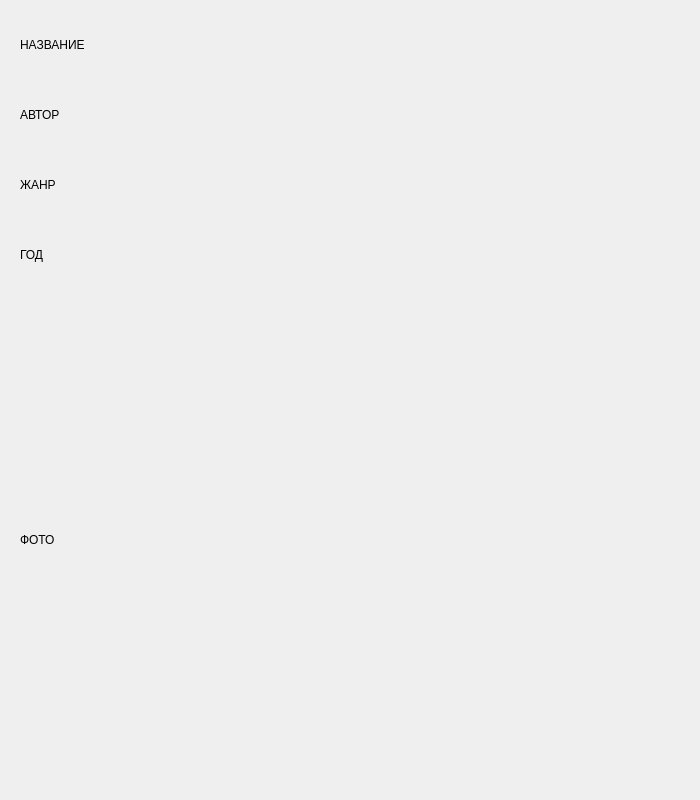
<?xml version="1.0" encoding="UTF-8"?>
<ui version="4.0">
 <class>BookInfoWindow</class>
 <widget class="QDialog" name="BookInfoWindow">
  <property name="geometry">
   <rect>
    <x>0</x>
    <y>0</y>
    <width>700</width>
    <height>800</height>
   </rect>
  </property>
  <widget class="QLabel" name="titleLabel">
   <property name="geometry">
    <rect>
     <x>20</x>
     <y>20</y>
     <width>660</width>
     <height>50</height>
    </rect>
   </property>
   <property name="text">
    <string>НАЗВАНИЕ</string>
   </property>
  </widget>
  <widget class="QLabel" name="authorLabel">
   <property name="geometry">
    <rect>
     <x>20</x>
     <y>90</y>
     <width>660</width>
     <height>50</height>
    </rect>
   </property>
   <property name="text">
    <string>АВТОР</string>
   </property>
  </widget>
  <widget class="QLabel" name="yearLabel">
   <property name="geometry">
    <rect>
     <x>20</x>
     <y>230</y>
     <width>660</width>
     <height>50</height>
    </rect>
   </property>
   <property name="text">
    <string>ГОД</string>
   </property>
  </widget>
  <widget class="QLabel" name="genreLabel">
   <property name="geometry">
    <rect>
     <x>20</x>
     <y>160</y>
     <width>660</width>
     <height>50</height>
    </rect>
   </property>
   <property name="text">
    <string>ЖАНР</string>
   </property>
  </widget>
  <widget class="QLabel" name="imageLabel">
   <property name="geometry">
    <rect>
     <x>20</x>
     <y>300</y>
     <width>660</width>
     <height>480</height>
    </rect>
   </property>
   <property name="text">
    <string>ФОТО</string>
   </property>
  </widget>
 </widget>
 <resources/>
 <connections/>
</ui>
